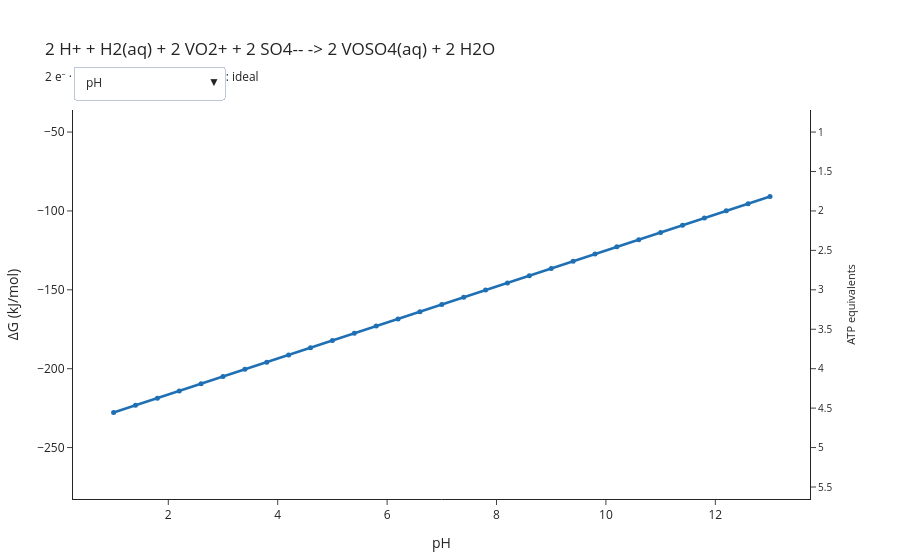

The cell this chart's notebook holds for it:
### Code cell
from microbial_thermo.sweep import concentration_axis, partial_pressure_axis, ph_axis

axes = [ph_axis(low=1.0, high=13.0, n=31)] + [concentration_axis(E) for E in Elist]
figure = plot_energy_explorer(reaction, axes=axes)

figure.show()

### Figure 1 — Plotly figure (JSON) as saved in the notebook; plotly's stock layout.template omitted (floating-point values rounded to 4 significant figures)
{"data": [{"hovertemplate": "pH: %{x}<br>ΔG: %{y:.1f} kJ/mol<extra></extra>", "line": {"color": "#1F6FB4", "width": 2.5}, "marker": {"size": 5}, "mode": "lines+markers", "name": "pH", "type": "scatter", "visible": true, "x": [1.0, 1.4, 1.8, 2.2, 2.6, 3.0, 3.4, 3.8, 4.2, 4.6, 5.0, 5.4, 5.8, 6.2, 6.6, 7.0, 7.4, 7.8, 8.2, 8.6, 9.0, 9.4, 9.8, 10.2, 10.6, 11.0, 11.4, 11.8, 12.2, 12.6, 13.0], "y": [-227.8, -223.2, -218.7, -214.1, -209.5, -205.0, -200.4, -195.8, -191.3, -186.7, -182.1, -177.6, -173.0, -168.4, -163.9, -159.3, -154.7, -150.2, -145.6, -141.0, -136.5, -131.9, -127.4, -122.8, -118.2, -113.7, -109.1, -104.5, -99.95, -95.39, -90.82]}, {"hovertemplate": "[VO2+] (molal): %{x}<br>ΔG: %{y:.1f} kJ/mol<extra></extra>", "line": {"color": "#1F6FB4", "width": 2.5}, "marker": {"size": 5}, "mode": "lines+markers", "name": "[VO2+] (molal)", "type": "scatter", "visible": false, "x": [1e-09, 2.154e-09, 4.642e-09, 1e-08, 2.154e-08, 4.642e-08, 1e-07, 2.154e-07, 4.642e-07, 1e-06, 2.154e-06, 4.642e-06, 1e-05, 2.154e-05, 4.642e-05, 0.0001, 0.0002154, 0.0004642, 0.001, 0.002154, 0.004642, 0.01, 0.02154, 0.04642, 0.1], "y": [-56.57, -60.38, -64.18, -67.99, -71.79, -75.6, -79.4, -83.21, -87.01, -90.82, -94.62, -98.43, -102.2, -106.0, -109.8, -113.7, -117.5, -121.3, -125.1, -128.9, -132.7, -136.5, -140.3, -144.1, -147.9]}, {"hovertemplate": "[SO4--] (molal): %{x}<br>ΔG: %{y:.1f} kJ/mol<extra></extra>", "line": {"color": "#1F6FB4", "width": 2.5}, "marker": {"size": 5}, "mode": "lines+markers", "name": "[SO4--] (molal)", "type": "scatter", "visible": false, "x": [1e-09, 2.154e-09, 4.642e-09, 1e-08, 2.154e-08, 4.642e-08, 1e-07, 2.154e-07, 4.642e-07, 1e-06, 2.154e-06, 4.642e-06, 1e-05, 2.154e-05, 4.642e-05, 0.0001, 0.0002154, 0.0004642, 0.001, 0.002154, 0.004642, 0.01, 0.02154, 0.04642, 0.1], "y": [-56.57, -60.38, -64.18, -67.99, -71.79, -75.6, -79.4, -83.21, -87.01, -90.82, -94.62, -98.43, -102.2, -106.0, -109.8, -113.7, -117.5, -121.3, -125.1, -128.9, -132.7, -136.5, -140.3, -144.1, -147.9]}, {"hovertemplate": "[VOSO4(aq)] (molal): %{x}<br>ΔG: %{y:.1f} kJ/mol<extra></extra>", "line": {"color": "#1F6FB4", "width": 2.5}, "marker": {"size": 5}, "mode": "lines+markers", "name": "[VOSO4(aq)] (molal)", "type": "scatter", "visible": false, "x": [1e-09, 2.154e-09, 4.642e-09, 1e-08, 2.154e-08, 4.642e-08, 1e-07, 2.154e-07, 4.642e-07, 1e-06, 2.154e-06, 4.642e-06, 1e-05, 2.154e-05, 4.642e-05, 0.0001, 0.0002154, 0.0004642, 0.001, 0.002154, 0.004642, 0.01, 0.02154, 0.04642, 0.1], "y": [-262.1, -258.3, -254.4, -250.6, -246.8, -243.0, -239.2, -235.4, -231.6, -227.8, -224.0, -220.2, -216.4, -212.6, -208.8, -205.0, -201.2, -197.4, -193.6, -189.8, -186.0, -182.1, -178.3, -174.5, -170.7]}, {"hovertemplate": "[H2(aq)] (molal): %{x}<br>ΔG: %{y:.1f} kJ/mol<extra></extra>", "line": {"color": "#1F6FB4", "width": 2.5}, "marker": {"size": 5}, "mode": "lines+markers", "name": "[H2(aq)] (molal)", "type": "scatter", "visible": false, "x": [1e-09, 2.154e-09, 4.642e-09, 1e-08, 2.154e-08, 4.642e-08, 1e-07, 2.154e-07, 4.642e-07, 1e-06, 2.154e-06, 4.642e-06, 1e-05, 2.154e-05, 4.642e-05, 0.0001, 0.0002154, 0.0004642, 0.001, 0.002154, 0.004642, 0.01, 0.02154, 0.04642, 0.1], "y": [-107.9, -109.8, -111.7, -113.7, -115.6, -117.5, -119.4, -121.3, -123.2, -125.1, -127.0, -128.9, -130.8, -132.7, -134.6, -136.5, -138.4, -140.3, -142.2, -144.1, -146.0, -147.9, -149.8, -151.7, -153.6]}, {"hoverinfo": "skip", "marker": {"opacity": 0}, "mode": "markers", "showlegend": false, "type": "scatter", "x": [1], "y": [5.652], "yaxis": "y2"}], "layout": {"annotations": [{"font": {"color": "#8A8A8A", "size": 10}, "showarrow": false, "text": "below the biological energy quantum", "x": 0, "xanchor": "left", "xref": "x domain", "y": 0, "yanchor": "top", "yref": "y"}], "hovermode": "x unified", "margin": {"b": 60, "l": 70, "r": 90, "t": 110}, "shapes": [{"line": {"color": "#333333", "width": 1}, "type": "line", "x0": 0, "x1": 1, "xref": "x domain", "y0": 0, "y1": 0, "yref": "y"}, {"fillcolor": "#E8B84B", "line": {"width": 0}, "opacity": 0.18, "type": "rect", "x0": 0, "x1": 1, "xref": "x domain", "y0": -20, "y1": 0, "yref": "y"}], "showlegend": false, "title": {"text": "2 H+ + H2(aq) + 2 VO2+ + 2 SO4-- -> 2 VOSO4(aq) + 2 H2O<br><sub>2 e⁻ · pH 7 · 25 °C · activity model: ideal</sub>"}, "updatemenus": [{"buttons": [{"args": [{"visible": [true, false, false, false, false]}, {"xaxis.title.text": "pH", "xaxis.type": "linear"}], "label": "pH", "method": "update"}, {"args": [{"visible": [false, true, false, false, false]}, {"xaxis.title.text": "[VO2+] (molal)", "xaxis.type": "log"}], "label": "[VO2+] (molal)", "method": "update"}, {"args": [{"visible": [false, false, true, false, false]}, {"xaxis.title.text": "[SO4--] (molal)", "xaxis.type": "log"}], "label": "[SO4--] (molal)", "method": "update"}, {"args": [{"visible": [false, false, false, true, false]}, {"xaxis.title.text": "[VOSO4(aq)] (molal)", "xaxis.type": "log"}], "label": "[VOSO4(aq)] (molal)", "method": "update"}, {"args": [{"visible": [false, false, false, false, true]}, {"xaxis.title.text": "[H2(aq)] (molal)", "xaxis.type": "log"}], "label": "[H2(aq)] (molal)", "method": "update"}], "direction": "down", "pad": {"r": 10, "t": 10}, "showactive": true, "x": 0, "xanchor": "left", "y": 1.14, "yanchor": "top"}], "xaxis": {"title": {"text": "pH"}, "type": "linear"}, "yaxis": {"range": [-282.6, -36.02], "title": {"text": "ΔG (kJ/mol)"}}, "yaxis2": {"overlaying": "y", "range": [5.652, 0.7204], "showgrid": false, "side": "right", "tickfont": {"size": 10}, "title": {"font": {"size": 11}, "text": "ATP equivalents"}}}}
